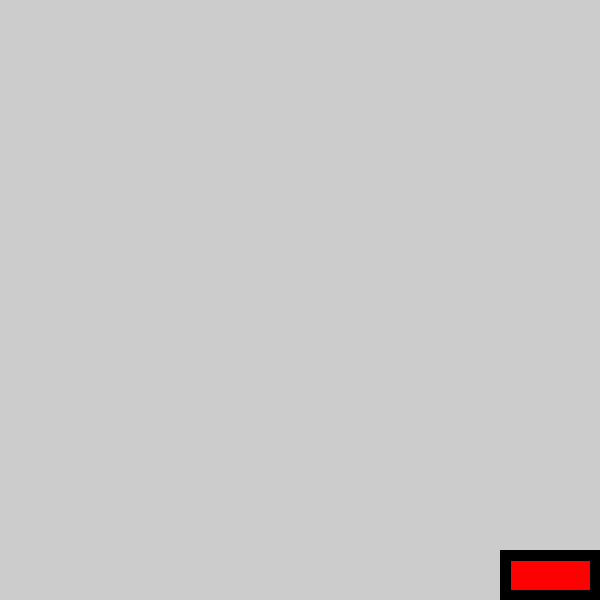
Frame 1 (no input)
Frame 60 (the mouse pressed at the canvas centre just before this capture): identical to frame 1, image omitted
Frame 120 (the mouse held since frame 60 and released just before this capture): identical to frame 1, image omitted

The Processing sketch that drew this single still picture (run headless with seeded random() and noise(); from frame 60 on, the mouse is pressed at the canvas centre):

// Processing sketch: Quit_Button
// ── Quit_Button.pde
//quit button

//Variables go here
color black= #000000, red = #ff0000, inside = red, outside = black;


void setup (){
size(600, 600); //button for box
}

void draw () {
  //noLoop(); // debugging
  println(mouseX);
  println(mouseY);
  
  fill(black);
  rect(500, 550, 100, 50); // Rectangle in bottom right
  fill(red);
  rect(500+10, 550+10, 100-10-10, 50-10-10);
  
  if (mouseX > 500+10 && mouseY > 550+10 && mouseX < 590 & mouseY < 590);
}

//void mousePressed () {}






//exit();
